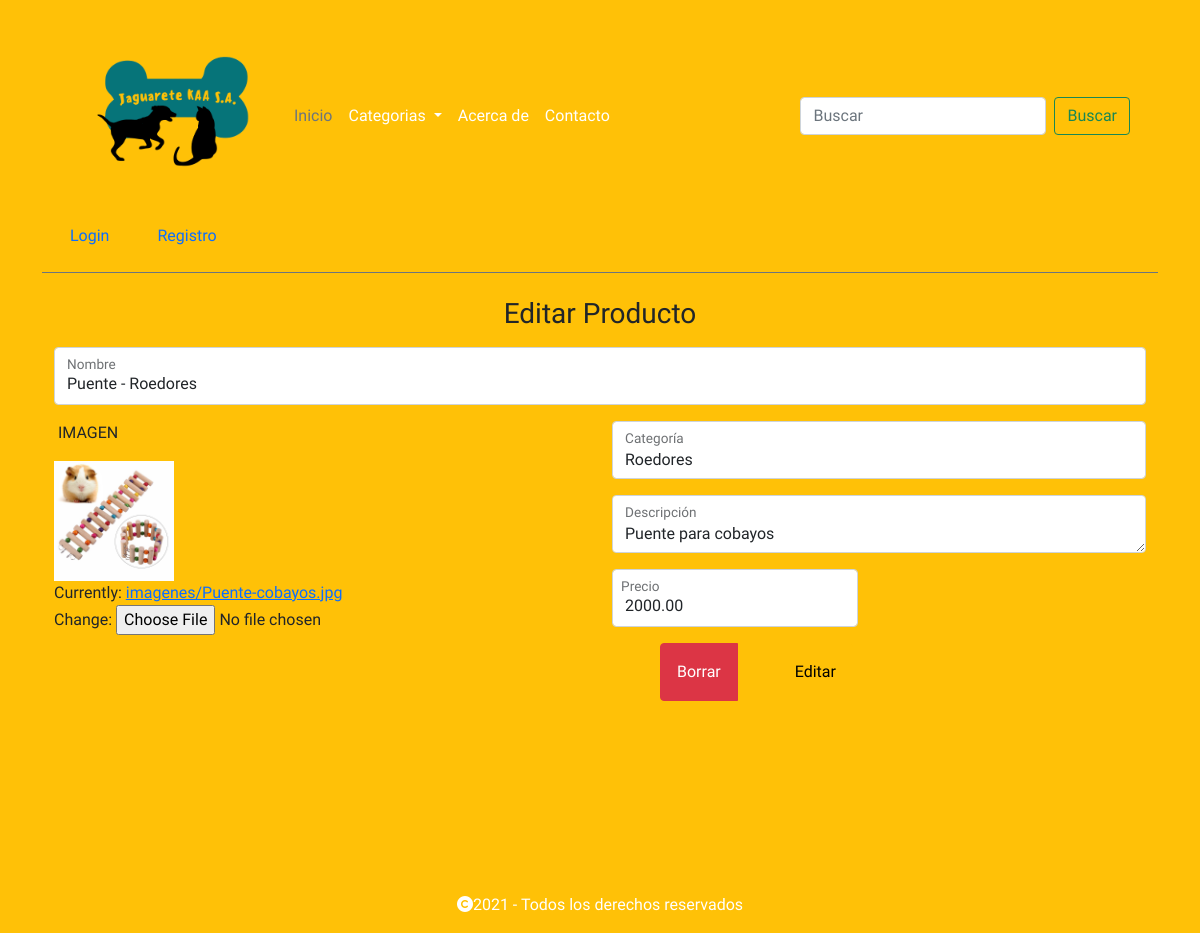
/editar_producto/14, run on the app's committed database.
### JAGUARETEAPP/models.py (models this page shows, shortened)
class Producto(models.Model):
    nombre=models.CharField(max_length=30)
    color=models.CharField(max_length=30)
    descripcion=models.CharField(max_length=140, null=True)
    precio=models.DecimalField(decimal_places=2, max_digits=10 )
    imagen=models.ImageField(upload_to='imagenes/')
    categoria=models.ForeignKey(Categoria, on_delete=models.SET_NULL, blank=True, null= True)
    moderador=models.ForeignKey(User, on_delete=models.CASCADE, null= True)
    fecha = models.DateField(null= False)

### JAGUARETEAPP/views.py (the view)
# urls.py: path('editar_producto/<int:producto_id>', views.editar_producto, name="editar_producto"),
def editar_producto(request, producto_id):
    producto_editado = get_object_or_404(Producto, id=producto_id)
    if request.method == "POST":
        user = User.objects.get(username=request.user)
        producto_editado.moderador = user
        form = ProductoForm(data=request.POST, files=request.FILES, instance=producto_editado)
        if form.is_valid():
            form.save()
            return redirect("home")
    else:
        form = ProductoForm(instance = producto_editado)
        context = {
            "product": producto_editado,
            "form": form}
        return render(request, 'web/producto_editado.html', context)

### JAGUARETEAPP/forms.py
class ProductoForm(forms.ModelForm):
    class Meta:
        model = Producto
        fields = ('categoria', 'nombre', 'color', 'descripcion', 'precio', 'imagen', 'fecha')
        widgets = {
            'categoria': forms.Select(
                attrs={
                    "class": "form-control",
                    "id": "categoria",
                }
            ),
            'nombre': forms.TextInput(
                attrs={
                    "class": "form-control",
                }
            ),
            'fecha': forms.SelectDateWidget(
                attrs={
                    "class": "visually-hidden",
                }
            ),
            'color':forms.TextInput(
                attrs={
                    "class": "form-control",
                }
            ),
            'descripcion': forms.Textarea(
                attrs={
                    "class": "form-control",
                }
            ),
            'precio': forms.NumberInput(
                attrs={
                    "class": "form-control",
                }
            ),
            'imagen': forms.ClearableFileInput(),
        }

### JAGUARETEAPP/models.py (called while the page is built)
    def __str__(self):
        return f"{self.marca}"

### JAGUARETEAPP/templates/web/producto_editado.html (shortened to what this page needs)
{% extends "web/layout.html" %}
{% block main %}
<div class="container pb-5">
    <h3 class="text-center mb-3">Editar Producto</h3>
    <form enctype="multipart/form-data" action="{% url 'editar_producto' product.id %}" method="post" class="formulario">
        <div class="mb-3 form-floating">
            {{ form.nombre }} {{ form.nombre.errors }}
            <label for="nombre">Nombre</label>
        </div>
        <div class="bloque row pb-5">
            <div class="imagen col">
                <div class="mb-3">
                    <label for="imagen_input"  class="row ms-1 mb-3">IMAGEN</label>
                    <div class="">
                        <img src="{{ product.imagen.url }}" class="text-center" width="120" height="120" alt="{{ producto.nombre }}"><br>
                        {{ form.imagen }} {{ form.imagen.errors }}
                    </div>
                </div>
            </div>
            <div class="contenido-form col">
                <div class="mb-3 form-floating">
                    {{ form.categoria }} {{ form.categoria.errors }}
                    <label for="categoria">Categoría</label>
                </div>
                <div class="mb-3 form-floating">
                    {{ form.descripcion }} {{ form.descripcion.errors }}
                    <label for="descripcion">Descripción</label>
                </div>
                <div class="row pb-3">
                    <div class="col-auto mb-3 me-5 form-floating">
                        {{ form.precio }} {{ form.precio.errors }}
                        <label for="precio" class="ms-2">Precio</label>
                    </div>
                    <div class="col-auto">
                        <div class="btn-group col-auto ">
                            <a href="/borrar_producto/{{ producto.id}}" class="btn btn-danger ms-5 me-3 p-3">Borrar</a>
                            <input type="submit" class="btn btn-warning ms-4 me-0 p-3" value="Editar">
                        </div>
                    </div>
                </div>
            </div>
        </div>
    </form>
</div>
{% endblock %}

### JAGUARETEAPP/static/jaguarete/estilo.css (style rules this page uses)
body { font-family: "Acme", sans-serif !important; font-weight: bold; }

### data on the page
Producto: nombre "Puente - Roedores", imagen (picture), categoria "Roedores", descripcion "Puente para cobayos", precio "2000.00"
